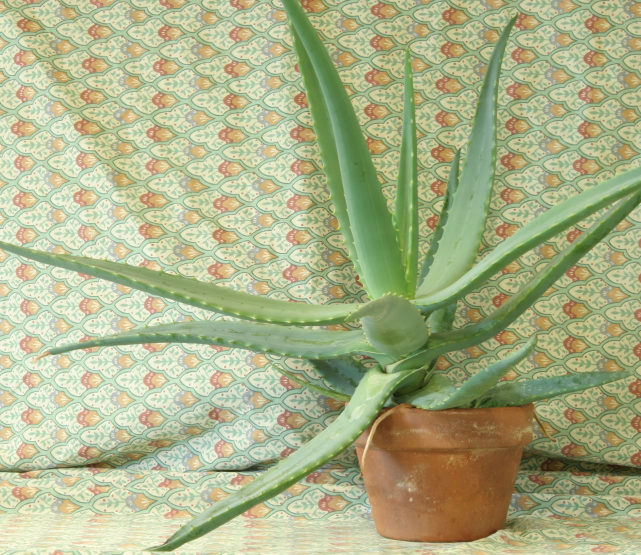
#> input picture stereo_vision/L.jpg, 1282 x 1110 px, found by its file name (shown at 1/2 size)
$ python stereo_match.py
#> lines starting #> are read from the running program, lines starting #| are printed output that depends on the picture; after the words box and inside, x2 and y2 are one past the last pixel; in counts of white or black regions, pixels touching at a corner belong together
#!/usr/bin/env python

'''
Simple example of stereo image matching and point cloud generation.

Resulting .ply file cam be easily viewed using MeshLab ( http://meshlab.sourceforge.net/ )
'''

# Python 2/3 compatibility
from __future__ import print_function

import numpy as np
import cv2

ply_header = '''ply
format ascii 1.0
element vertex %(vert_num)d
property float x
property float y
property float z
property uchar red
property uchar green
property uchar blue
end_header
'''

def write_ply(fn, verts, colors):
    verts = verts.reshape(-1, 3)
    colors = colors.reshape(-1, 3)
    verts = np.hstack([verts, colors])
    with open(fn, 'wb') as f:
        f.write((ply_header % dict(vert_num=len(verts))).encode('utf-8'))
        np.savetxt(f, verts, fmt='%f %f %f %d %d %d ')


if __name__ == '__main__':
    print('loading images...')
    imgL = cv2.pyrDown( cv2.imread('/home/frazer/Documents/opencv_projects/stereo_vision/L.jpg') )  # downscale images for faster processing
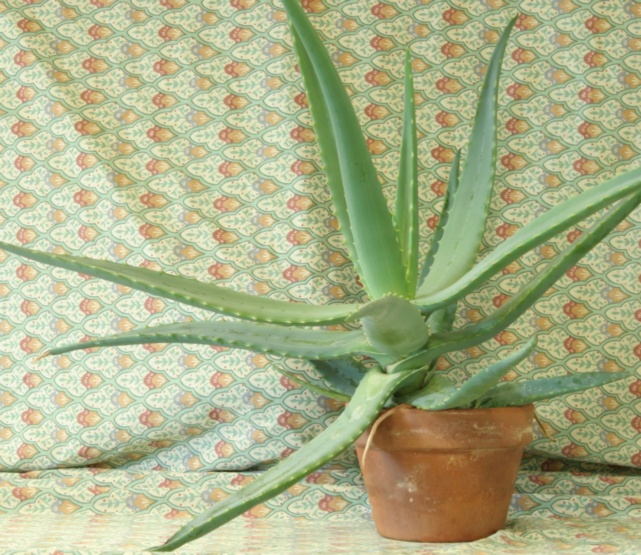
#> imgL: shape (555, 641, 3); mean B, G, R 136.6, 177.2, 171.2
    imgR = cv2.pyrDown( cv2.imread('/home/frazer/Documents/opencv_projects/stereo_vision/R.jpg') )
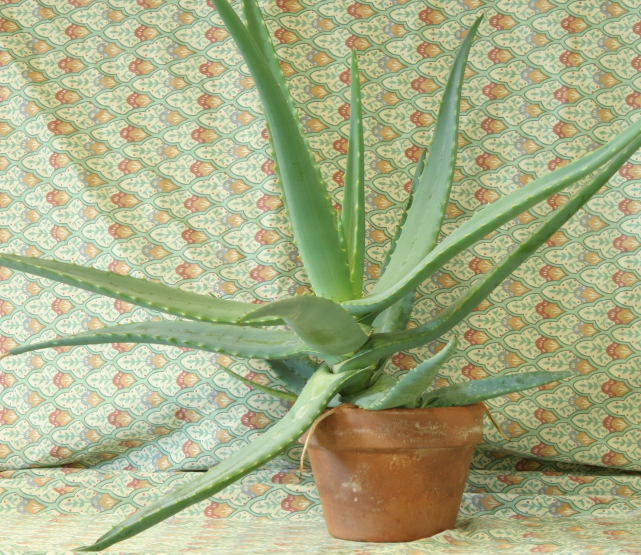
#> input picture stereo_vision/R.jpg, 1282 x 1110 px, found by its file name (shown at 1/2 size)
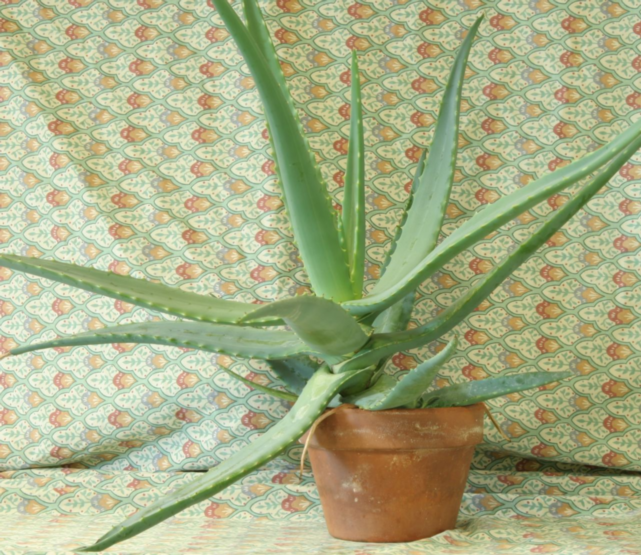
#> imgR: shape (555, 641, 3); mean B, G, R 134.1, 174.2, 168

    # disparity range is tuned for 'aloe' image pair
    window_size = 3
    min_disp = 16
    num_disp = 112-min_disp
    stereo = cv2.StereoSGBM_create(minDisparity = min_disp,
        numDisparities = num_disp,
        blockSize = 16,
        P1 = 8*3*window_size**2,
        P2 = 32*3*window_size**2,
        disp12MaxDiff = 1,
        uniquenessRatio = 10,
        speckleWindowSize = 100,
        speckleRange = 32
    )

    print('computing disparity...')
    disp = stereo.compute(imgL, imgR).astype(np.float32) / 16.0
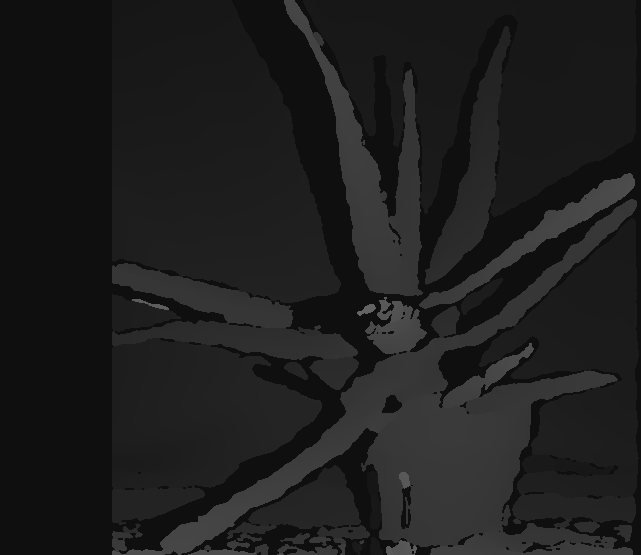
#> disp: shape (555, 641) float32; min 15, max 102.1, mean 29.9

    print('generating 3d point cloud...',)
    h, w = imgL.shape[:2]
#> h = 555; w = 641
    f = 0.8*w                          # guess for focal length
#> f = 512.8
    Q = np.float32([[1, 0, 0, -0.5*w],
                    [0,-1, 0,  0.5*h], # turn points 180 deg around x-axis,
                    [0, 0, 0,     -f], # so that y-axis looks up
                    [0, 0, 1,      0]])
    points = cv2.reprojectImageTo3D(disp, Q)
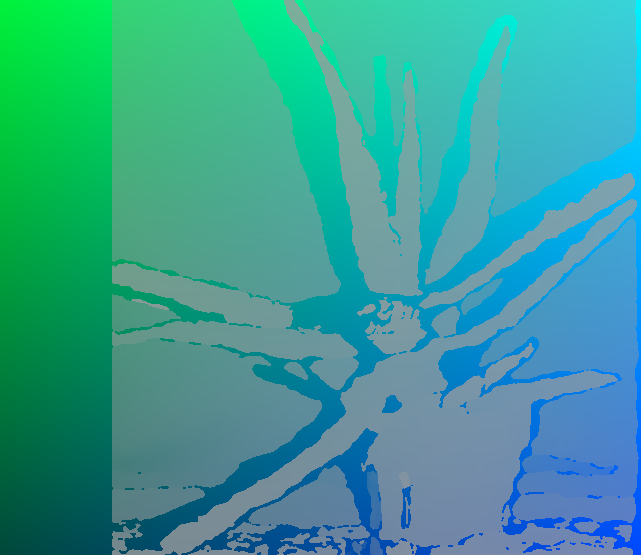
#> points: shape (555, 641, 3) float32; mean of channels 0, 1, 2 -1.3, 0.6, -21.8; drawn with min black and max white
    colors = cv2.cvtColor(imgL, cv2.COLOR_BGR2RGB)
    mask = disp > disp.min()
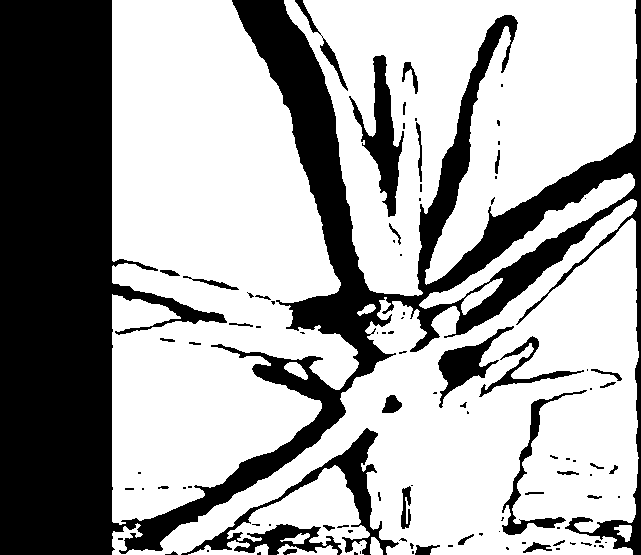
#> mask: shape (555, 641) bool; 65.4% white; 101 black regions (63 under 20 px), largest, box (x1, y1, x2, y2) and area: (0, 0, 641, 555) 107680, (181, 428, 399, 555) 4966, (349, 55, 404, 217) 2986
    out_points = points[mask]
    out_colors = colors[mask]
    out_fn = 'out.ply'
    write_ply('out.ply', out_points, out_colors)
    print('%s saved' % 'out.ply')

    cv2.imshow('left', imgL)
    cv2.imshow('disparity', (disp-min_disp)/num_disp)
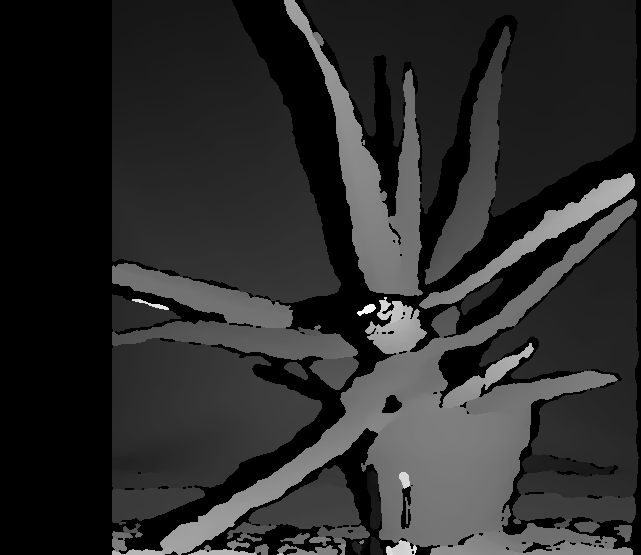
#> window 'disparity': shape (555, 641) float32; min -0.0104, max 0.896, mean 0.145; drawn with min black and max white
    cv2.waitKey()
    cv2.destroyAllWindows()
